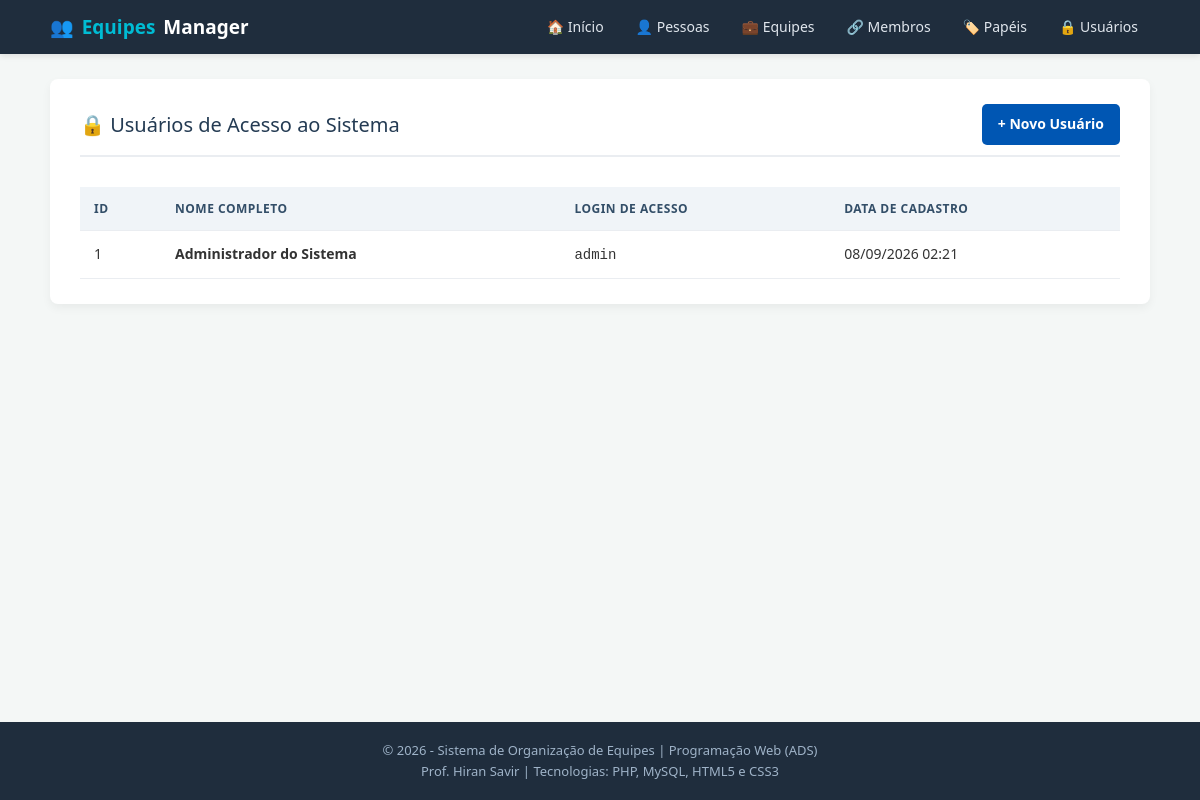
/listar_usuarios.php, run on the app's committed database.
### tables this page shows
CREATE TABLE `tbUsuarios` (
    `usuario_id` INT NOT NULL AUTO_INCREMENT,
    `nome` VARCHAR(200) NOT NULL,
    `login` VARCHAR(50) NOT NULL,
    `senha` VARCHAR(255) NOT NULL,
    `atualizado_em` TIMESTAMP DEFAULT CURRENT_TIMESTAMP ON UPDATE CURRENT_TIMESTAMP,
    `atualizado_por` INT DEFAULT 1,
    PRIMARY KEY (`usuario_id`),
    UNIQUE KEY `uk_usuario_login` (`login`)
);

### listar_usuarios.php (the view)
<?php
require_once 'conexao.php';
try {
    $sql = "SELECT usuario_id, nome, login, atualizado_em FROM tbUsuarios ORDER BY nome ASC";
    $usuarios = $pdo->query($sql)->fetchAll(PDO::FETCH_ASSOC);
} catch (PDOException $erro) {
    die("Erro ao buscar usuários: " . $erro->getMessage());
}
require_once 'header.php';
?>
<div class="card">
    <div class="card-titulo">
        <span>🔒 Usuários de Acesso ao Sistema</span>
        <a href="cadastro_usuario.php" class="btn btn-azul">+ Novo Usuário</a>
    </div>
    <?php if (count($usuarios) > 0): ?>
        <div class="tabela-container">
            <table class="tabela-dados">
                <thead>
                    <tr>
                        <th>ID</th>
                        <th>Nome Completo</th>
                        <th>Login de Acesso</th>
                        <th>Data de Cadastro</th>
                    </tr>
                </thead>
                <tbody>
                    <?php foreach ($usuarios as $u): ?>
                        <tr>
                            <td><?php echo $u['usuario_id']; ?></td>
                            <td><strong><?php echo htmlspecialchars($u['nome']); ?></strong></td>
                            <td><code><?php echo htmlspecialchars($u['login']); ?></code></td>
                            <td><?php echo date('d/m/Y H:i', strtotime($u['atualizado_em'])); ?></td>
                        </tr>
                    <?php endforeach; ?>
                </tbody>
            </table>
        </div>
    <?php else: ?>
        <p style="color: #666; padding: 20px 0;">Nenhum usuário cadastrado.</p>
    <?php endif; ?>
</div>
<?php require_once 'footer.php'; ?>

### estilo.css (style rules this page uses)
* { box-sizing: border-box; margin: 0; padding: 0; }
body { font-family: 'Segoe UI', Arial, sans-serif; background-color: #f4f7f6; color: #333333; line-height: 1.6; display: flex; flex-direction: column; min-height: 100vh; }
.card { background-color: #ffffff; padding: 25px 30px; border-radius: 8px; box-shadow: 0 4px 10px rgba(0, 0, 0, 0.05); margin-bottom: 25px; }
.card-titulo { font-size: 20px; color: #243b53; margin-bottom: 20px; border-bottom: 2px solid #eaedf1; padding-bottom: 10px; display: flex; justify-content: space-between; align-items: center; flex-wrap: wrap; gap: 10px; }
.btn { display: inline-block; padding: 9px 16px; color: #ffffff; text-decoration: none; border-radius: 5px; font-size: 14px; font-weight: bold; border: none; cursor: pointer; text-align: center; transition: opacity 0.2s, background-color 0.2s; }
.btn-azul { background-color: #0056b3; }
.tabela-container { overflow-x: auto; }
.tabela-dados { width: 100%; border-collapse: collapse; margin-top: 10px; background-color: #ffffff; }
.tabela-dados th, .tabela-dados td { padding: 12px 14px; text-align: left; border-bottom: 1px solid #eaedf1; font-size: 14px; }
.tabela-dados th { background-color: #f0f4f8; color: #334e68; font-weight: 600; text-transform: uppercase; font-size: 12px; letter-spacing: 0.5px; }

### data on the page
tbusuarios: usuario_id "1", nome "Administrador do Sistema", login "admin", atualizado_em "08/09/2026 02:21"
